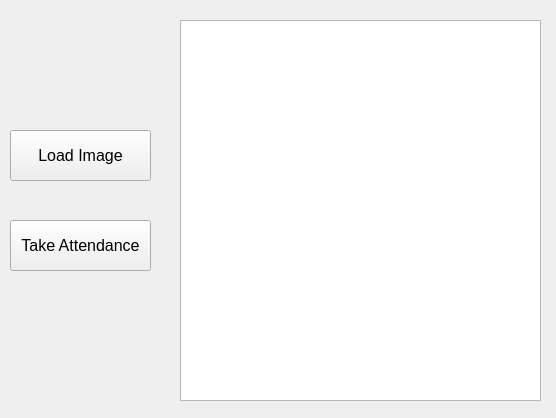
<?xml version="1.0" encoding="UTF-8"?>
<ui version="4.0">
 <class>MainWindow</class>
 <widget class="QMainWindow" name="MainWindow">
  <property name="geometry">
   <rect>
    <x>0</x>
    <y>0</y>
    <width>556</width>
    <height>418</height>
   </rect>
  </property>
  <property name="sizePolicy">
   <sizepolicy hsizetype="Preferred" vsizetype="Preferred">
    <horstretch>0</horstretch>
    <verstretch>0</verstretch>
   </sizepolicy>
  </property>
  <property name="windowTitle">
   <string>MainWindow</string>
  </property>
  <widget class="QWidget" name="centralwidget">
   <widget class="QPushButton" name="pushButton">
    <property name="geometry">
     <rect>
      <x>10</x>
      <y>130</y>
      <width>141</width>
      <height>51</height>
     </rect>
    </property>
    <property name="font">
     <font>
      <pointsize>12</pointsize>
     </font>
    </property>
    <property name="text">
     <string>Load Image</string>
    </property>
   </widget>
   <widget class="QTextEdit" name="textEdit">
    <property name="geometry">
     <rect>
      <x>180</x>
      <y>20</y>
      <width>361</width>
      <height>381</height>
     </rect>
    </property>
   </widget>
   <widget class="QPushButton" name="pushButton_2">
    <property name="geometry">
     <rect>
      <x>10</x>
      <y>220</y>
      <width>141</width>
      <height>51</height>
     </rect>
    </property>
    <property name="font">
     <font>
      <pointsize>12</pointsize>
     </font>
    </property>
    <property name="text">
     <string>Take Attendance</string>
    </property>
   </widget>
  </widget>
  <action name="actionOpen">
   <property name="text">
    <string>Open</string>
   </property>
  </action>
  <action name="actionExit">
   <property name="text">
    <string>Exit</string>
   </property>
  </action>
 </widget>
 <resources/>
 <connections/>
</ui>
